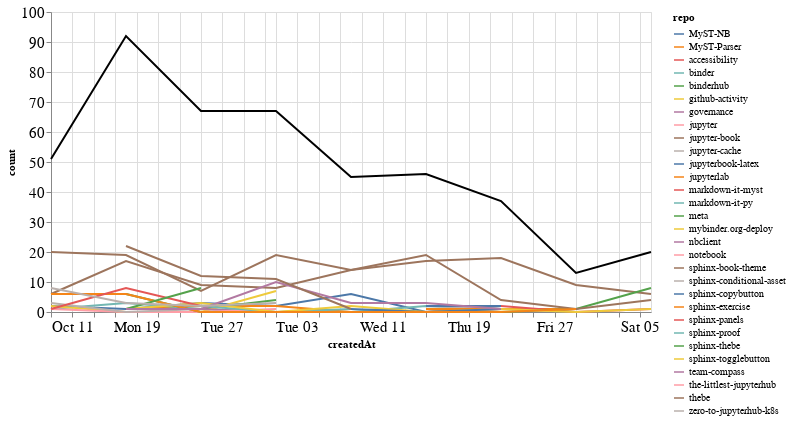

Here is the notebook cell this chart was saved with:
### Markdown cell above
### Comments

### Code cell
comments_time = comments.groupby('repo').resample('W', on='createdAt').count()['author'].reset_index()
comments_time = comments_time.rename(columns={'author': 'count'})
comments_time_total = comments_time.groupby('createdAt').agg({"count": "sum"}).reset_index()
ch1 = alt.Chart(comments_time, width=600).mark_line().encode(
    x='createdAt',
    y='count',
    color='repo',
    tooltip="repo"
)

ch2 = alt.Chart(comments_time_total, width=600).mark_line(color="black").encode(
    x='createdAt',
    y='count',
)

ch1 + ch2

### Figure 1 — Vega-Lite specification as saved in the notebook (floating-point values rounded to 4 significant figures)
{"config": {"axisLeft": {"labelFontSize": 15}, "axisBottom": {"labelFontSize": 15}}, "layer": [{"data": {"name": "data-e100e66da600fe5da2b49d2d19f28234"}, "mark": "line", "encoding": {"color": {"type": "nominal", "field": "repo"}, "tooltip": {"type": "nominal", "field": "repo"}, "x": {"type": "temporal", "field": "createdAt"}, "y": {"type": "quantitative", "field": "count"}}, "width": 600}, {"data": {"name": "data-0a096c4689d0f553e47e86c1a6647d84"}, "mark": {"type": "line", "color": "black"}, "encoding": {"x": {"type": "temporal", "field": "createdAt"}, "y": {"type": "quantitative", "field": "count"}}, "width": 600}], "$schema": "https://vega.github.io/schema/vega-lite/v4.8.1.json", "datasets": {"data-e100e66da600fe5da2b49d2d19f28234": [{"repo": "MyST-NB", "createdAt": "2020-10-11T00:00:00", "count": 2}, {"repo": "MyST-NB", "createdAt": "2020-10-18T00:00:00", "count": 1}, {"repo": "MyST-NB", "createdAt": "2020-10-25T00:00:00", "count": 3}, {"repo": "MyST-NB", "createdAt": "2020-11-01T00:00:00", "count": 2}, {"repo": "MyST-NB", "createdAt": "2020-11-08T00:00:00", "count": 6}, {"repo": "MyST-NB", "createdAt": "2020-11-15T00:00:00", "count": 0}, {"repo": "MyST-NB", "createdAt": "2020-11-22T00:00:00", "count": 2}, {"repo": "MyST-Parser", "createdAt": "2020-10-18T00:00:00", "count": 1}, {"repo": "MyST-Parser", "createdAt": "2020-10-25T00:00:00", "count": 2}, {"repo": "MyST-Parser", "createdAt": "2020-11-01T00:00:00", "count": 2}, {"repo": "MyST-Parser", "createdAt": "2020-11-08T00:00:00", "count": 0}, {"repo": "MyST-Parser", "createdAt": "2020-11-15T00:00:00", "count": 0}, {"repo": "MyST-Parser", "createdAt": "2020-11-22T00:00:00", "count": 1}, {"repo": "accessibility", "createdAt": "2020-10-18T00:00:00", "count": 1}, {"repo": "binder", "createdAt": "2020-10-11T00:00:00", "count": 1}, {"repo": "binder", "createdAt": "2020-10-18T00:00:00", "count": 3}, {"repo": "binder", "createdAt": "2020-10-25T00:00:00", "count": 1}, {"repo": "binder", "createdAt": "2020-11-01T00:00:00", "count": 0}, {"repo": "binder", "createdAt": "2020-11-08T00:00:00", "count": 0}, {"repo": "binder", "createdAt": "2020-11-15T00:00:00", "count": 2}, {"repo": "binder", "createdAt": "2020-11-22T00:00:00", "count": 1}, {"repo": "binderhub", "createdAt": "2020-10-18T00:00:00", "count": 1}, {"repo": "binderhub", "createdAt": "2020-10-25T00:00:00", "count": 1}, {"repo": "binderhub", "createdAt": "2020-11-01T00:00:00", "count": 4}, {"repo": "github-activity", "createdAt": "2020-10-11T00:00:00", "count": 2}, {"repo": "github-activity", "createdAt": "2020-10-18T00:00:00", "count": 0}, {"repo": "github-activity", "createdAt": "2020-10-25T00:00:00", "count": 0}, {"repo": "github-activity", "createdAt": "2020-11-01T00:00:00", "count": 7}, {"repo": "governance", "createdAt": "2020-10-18T00:00:00", "count": 1}, {"repo": "governance", "createdAt": "2020-10-25T00:00:00", "count": 1}, {"repo": "governance", "createdAt": "2020-11-01T00:00:00", "count": 0}, {"repo": "governance", "createdAt": "2020-11-08T00:00:00", "count": 0}, {"repo": "governance", "createdAt": "2020-11-15T00:00:00", "count": 0}, {"repo": "governance", "createdAt": "2020-11-22T00:00:00", "count": 1}, {"repo": "jupyter", "createdAt": "2020-10-11T00:00:00", "count": 1}, {"repo": "jupyter", "createdAt": "2020-10-18T00:00:00", "count": 0}, {"repo": "jupyter", "createdAt": "2020-10-25T00:00:00", "count": 0}, {"repo": "jupyter", "createdAt": "2020-11-01T00:00:00", "count": 1}, {"repo": "jupyter-book", "createdAt": "2020-10-11T00:00:00", "count": 20}, {"repo": "jupyter-book", "createdAt": "2020-10-18T00:00:00", "count": 19}, {"repo": "jupyter-book", "createdAt": "2020-10-25T00:00:00", "count": 7}, {"repo": "jupyter-book", "createdAt": "2020-11-01T00:00:00", "count": 19}, {"repo": "jupyter-book", "createdAt": "2020-11-08T00:00:00", "count": 14}, {"repo": "jupyter-book", "createdAt": "2020-11-15T00:00:00", "count": 17}, {"repo": "jupyter-book", "createdAt": "2020-11-22T00:00:00", "count": 18}, {"repo": "jupyter-book", "createdAt": "2020-11-29T00:00:00", "count": 9}, {"repo": "jupyter-book", "createdAt": "2020-12-06T00:00:00", "count": 6}, {"repo": "jupyter-cache", "createdAt": "2020-11-15T00:00:00", "count": 1}, {"repo": "jupyter-cache", "createdAt": "2020-11-22T00:00:00", "count": 2}, {"repo": "jupyterbook-latex", "createdAt": "2020-11-15T00:00:00", "count": 2}, {"repo": "jupyterbook-latex", "createdAt": "2020-11-22T00:00:00", "count": 2}, {"repo": "jupyterlab", "createdAt": "2020-11-15T00:00:00", "count": 1}, {"repo": "jupyterlab", "createdAt": "2020-11-22T00:00:00", "count": 1}, {"repo": "jupyterlab", "createdAt": "2020-11-29T00:00:00", "count": 1}, {"repo": "markdown-it-myst", "createdAt": "2020-11-22T00:00:00", "count": 2}, {"repo": "markdown-it-myst", "createdAt": "2020-11-29T00:00:00", "count": 0}, {"repo": "markdown-it-myst", "createdAt": "2020-12-06T00:00:00", "count": 1}, {"repo": "markdown-it-py", "createdAt": "2020-10-25T00:00:00", "count": 2}, {"repo": "markdown-it-py", "createdAt": "2020-11-01T00:00:00", "count": 0}, {"repo": "markdown-it-py", "createdAt": "2020-11-08T00:00:00", "count": 1}, {"repo": "meta", "createdAt": "2020-10-18T00:00:00", "count": 6}, {"repo": "meta", "createdAt": "2020-10-25T00:00:00", "count": 0}, {"repo": "meta", "createdAt": "2020-11-01T00:00:00", "count": 0}, {"repo": "meta", "createdAt": "2020-11-08T00:00:00", "count": 0}, {"repo": "meta", "createdAt": "2020-11-15T00:00:00", "count": 0}, {"repo": "meta", "createdAt": "2020-11-22T00:00:00", "count": 0}, {"repo": "meta", "createdAt": "2020-11-29T00:00:00", "count": 1}, {"repo": "meta", "createdAt": "2020-12-06T00:00:00", "count": 8}, {"repo": "mybinder.org-deploy", "createdAt": "2020-10-18T00:00:00", "count": 1}, {"repo": "mybinder.org-deploy", "createdAt": "2020-10-25T00:00:00", "count": 3}, {"repo": "mybinder.org-deploy", "createdAt": "2020-11-01T00:00:00", "count": 0}, {"repo": "mybinder.org-deploy", "createdAt": "2020-11-08T00:00:00", "count": 2}, {"repo": "mybinder.org-deploy", "createdAt": "2020-11-15T00:00:00", "count": 0}, {"repo": "mybinder.org-deploy", "createdAt": "2020-11-22T00:00:00", "count": 1}, {"repo": "mybinder.org-deploy", "createdAt": "2020-11-29T00:00:00", "count": 0}, {"repo": "mybinder.org-deploy", "createdAt": "2020-12-06T00:00:00", "count": 1}, {"repo": "nbclient", "createdAt": "2020-11-08T00:00:00", "count": 3}, {"repo": "notebook", "createdAt": "2020-11-15T00:00:00", "count": 1}, {"repo": "sphinx-book-theme", "createdAt": "2020-10-11T00:00:00", "count": 6}, {"repo": "sphinx-book-theme", "createdAt": "2020-10-18T00:00:00", "count": 17}, {"repo": "sphinx-book-theme", "createdAt": "2020-10-25T00:00:00", "count": 9}, {"repo": "sphinx-book-theme", "createdAt": "2020-11-01T00:00:00", "count": 8}, {"repo": "sphinx-book-theme", "createdAt": "2020-11-08T00:00:00", "count": 14}, {"repo": "sphinx-book-theme", "createdAt": "2020-11-15T00:00:00", "count": 19}, {"repo": "sphinx-book-theme", "createdAt": "2020-11-22T00:00:00", "count": 4}, {"repo": "sphinx-book-theme", "createdAt": "2020-11-29T00:00:00", "count": 1}, {"repo": "sphinx-book-theme", "createdAt": "2020-12-06T00:00:00", "count": 4}, {"repo": "sphinx-conditional-asset", "createdAt": "2020-10-11T00:00:00", "count": 3}, {"repo": "sphinx-conditional-asset", "createdAt": "2020-10-18T00:00:00", "count": 0}, {"repo": "sphinx-conditional-asset", "createdAt": "2020-10-25T00:00:00", "count": 1}, {"repo": "sphinx-copybutton", "createdAt": "2020-11-08T00:00:00", "count": 1}, {"repo": "sphinx-copybutton", "createdAt": "2020-11-15T00:00:00", "count": 0}, {"repo": "sphinx-copybutton", "createdAt": "2020-11-22T00:00:00", "count": 1}, {"repo": "sphinx-exercise", "createdAt": "2020-10-11T00:00:00", "count": 6}, {"repo": "sphinx-exercise", "createdAt": "2020-10-18T00:00:00", "count": 6}, {"repo": "sphinx-exercise", "createdAt": "2020-10-25T00:00:00", "count": 0}, {"repo": "sphinx-exercise", "createdAt": "2020-11-01T00:00:00", "count": 0}, {"repo": "sphinx-exercise", "createdAt": "2020-11-08T00:00:00", "count": 0}, {"repo": "sphinx-exercise", "createdAt": "2020-11-15T00:00:00", "count": 0}, {"repo": "sphinx-exercise", "createdAt": "2020-11-22T00:00:00", "count": 0}, {"repo": "sphinx-exercise", "createdAt": "2020-11-29T00:00:00", "count": 1}, {"repo": "sphinx-panels", "createdAt": "2020-10-11T00:00:00", "count": 1}, {"repo": "sphinx-panels", "createdAt": "2020-10-18T00:00:00", "count": 8}, {"repo": "sphinx-panels", "createdAt": "2020-10-25T00:00:00", "count": 2}, {"repo": "sphinx-proof", "createdAt": "2020-10-11T00:00:00", "count": 1}, {"repo": "sphinx-thebe", "createdAt": "2020-10-18T00:00:00", "count": 1}, {"repo": "sphinx-thebe", "createdAt": "2020-10-25T00:00:00", "count": 8}, {"repo": "sphinx-togglebutton", "createdAt": "2020-10-25T00:00:00", "count": 11}, {"repo": "team-compass", "createdAt": "2020-10-18T00:00:00", "count": 1}, {"repo": "team-compass", "createdAt": "2020-10-25T00:00:00", "count": 1}, {"repo": "team-compass", "createdAt": "2020-11-01T00:00:00", "count": 10}, {"repo": "team-compass", "createdAt": "2020-11-08T00:00:00", "count": 3}, {"repo": "team-compass", "createdAt": "2020-11-15T00:00:00", "count": 3}, {"repo": "team-compass", "createdAt": "2020-11-22T00:00:00", "count": 1}, {"repo": "the-littlest-jupyterhub", "createdAt": "2020-10-25T00:00:00", "count": 1}, {"repo": "thebe", "createdAt": "2020-10-18T00:00:00", "count": 22}, {"repo": "thebe", "createdAt": "2020-10-25T00:00:00", "count": 12}, {"repo": "thebe", "createdAt": "2020-11-01T00:00:00", "count": 11}, {"repo": "thebe", "createdAt": "2020-11-08T00:00:00", "count": 1}, {"repo": "zero-to-jupyterhub-k8s", "createdAt": "2020-10-11T00:00:00", "count": 8}, {"repo": "zero-to-jupyterhub-k8s", "createdAt": "2020-10-18T00:00:00", "count": 3}, {"repo": "zero-to-jupyterhub-k8s", "createdAt": "2020-10-25T00:00:00", "count": 2}, {"repo": "zero-to-jupyterhub-k8s", "createdAt": "2020-11-01T00:00:00", "count": 3}], "data-0a096c4689d0f553e47e86c1a6647d84": [{"createdAt": "2020-10-11T00:00:00", "count": 51}, {"createdAt": "2020-10-18T00:00:00", "count": 92}, {"createdAt": "2020-10-25T00:00:00", "count": 67}, {"createdAt": "2020-11-01T00:00:00", "count": 67}, {"createdAt": "2020-11-08T00:00:00", "count": 45}, {"createdAt": "2020-11-15T00:00:00", "count": 46}, {"createdAt": "2020-11-22T00:00:00", "count": 37}, {"createdAt": "2020-11-29T00:00:00", "count": 13}, {"createdAt": "2020-12-06T00:00:00", "count": 20}]}}
